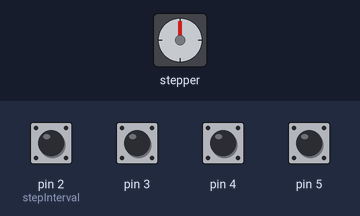
Bench run of a sketch on a simulated Arduino Uno, built with avr-gcc and run on an emulated ATmega328P. On the bench: stepper motor. Wiring (inferred from the names in the program): stepper motor (2048 steps per turn assumed): coils pin 8, pin 9, pin 10, pin 11. The test bench sets the inputs (shaded band); at power-on: pin 2 (stepInterval), pin 3–5 HIGH.

Above: at 1.2 s.
1.3 s: pin 5 pulled LOW for 0.15 s
At 2.5 s:
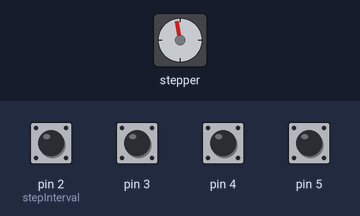
3.2 s: pin 2 (stepInterval) pulled LOW for 0.15 s
At 4.3 s:
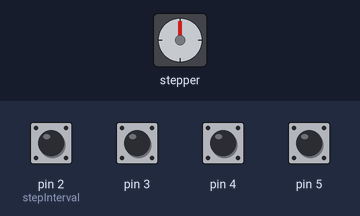
5.1 s: pin 3 pulled LOW for 0.15 s
At 6.1 s:
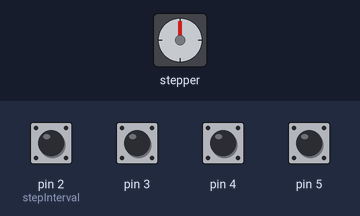
6.8 s: pin 2 (stepInterval) pulled LOW for 1 s
At 9.2 s:
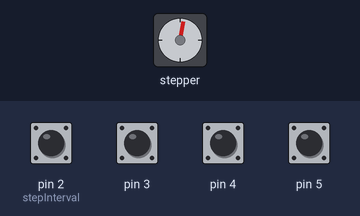
9.5 s: pin 2 (stepInterval) pulled LOW for 0.15 s
At 11.1 s:
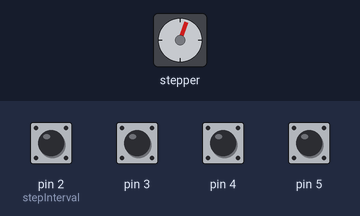
11.4 s: pin 3 pulled LOW for 1 s
At 13.9 s:
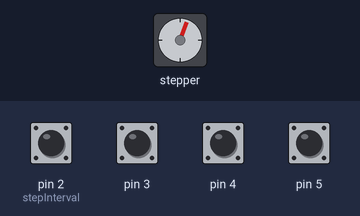
Timing chart, 0 to 14.9 s (numbered marks = the images above; inputs shaded):
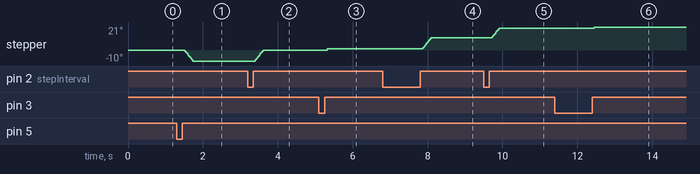

Measured:
- after the input at 1.3 s, stepper: turns 10° counter-clockwise in 0.21 s, starting after 0.22 s
- after the input at 3.2 s, stepper: turns 10° clockwise in 0.21 s, starting after 0.20 s
- after the input at 6.8 s, stepper: turns 10° clockwise in 0.21 s, starting after 1.1 s

The sketch:

49-ULN2003-Stepper-Motor.ino
```cpp
// (licence header left out)
#include <Arduino.h>

/* ============================================================
   StepperDriver Class
   Handles the 8-step half-step sequence for the 28BYJ-48 motor
   driven through the ULN2003 board.
   ============================================================ */
class StepperDriver {
private:
    const uint8_t motorPins[4];

    static constexpr uint8_t HALF_STEP_TABLE[8][4] = {
        {1, 0, 0, 0}, {1, 1, 0, 0},
        {0, 1, 0, 0}, {0, 1, 1, 0},
        {0, 0, 1, 0}, {0, 0, 1, 1},
        {0, 0, 0, 1}, {1, 0, 0, 1}
    };

    int8_t currentStepIndex = 0;
    uint32_t lastStepTimestamp = 0;
    uint32_t stepInterval = 2; // ms per step

public:
    StepperDriver(uint8_t p1, uint8_t p2, uint8_t p3, uint8_t p4)
        : motorPins{p1, p2, p3, p4} {}

    void begin() {
        for (auto pin : motorPins) {
            pinMode(pin, OUTPUT);
            digitalWrite(pin, LOW);
        }
    }

    void setSpeed(uint32_t intervalMs) {
        stepInterval = intervalMs;
    }

    bool update(bool clockwise) {
        uint32_t now = millis();
        if (now - lastStepTimestamp >= stepInterval) {
            lastStepTimestamp = now;

            currentStepIndex = clockwise ?
                (currentStepIndex + 1) % 8 :
                (currentStepIndex - 1 + 8) % 8;

            for (uint8_t i = 0; i < 4; i++) {
                digitalWrite(motorPins[i], HALF_STEP_TABLE[currentStepIndex][i]);
            }
            return true;
        }
        return false;
    }

    void release() {
        for (uint8_t i = 0; i < 4; i++) {
            digitalWrite(motorPins[i], LOW);
        }
    }
};

/* ============================================================
   ButtonManager Class
   Handles debouncing and rising-edge detection for all buttons.
   Each button has:
     - pin number
     - step count
     - direction
   ============================================================ */
class ButtonManager {
private:
    struct Button {
        uint8_t pin;
        uint32_t targetSteps;
        bool direction;
        bool lastState;
        bool debouncedState;
        uint32_t lastTime;
    };

    static constexpr uint32_t DEBOUNCE_DELAY = 50;

    Button buttons[4] = {
        {2, 114, true,  HIGH, HIGH, 0},  // CW 10°
        {3, 11,  true,  HIGH, HIGH, 0},  // CW 1°
        {4, 11,  false, HIGH, HIGH, 0},  // CCW 1°
        {5, 114, false, HIGH, HIGH, 0}   // CCW 10°
    };

public:
    void begin() {
        for (auto &btn : buttons) {
            pinMode(btn.pin, INPUT_PULLUP);
        }
    }

    // Returns true when a button is released (rising edge)
    bool check(uint32_t &steps, bool &dir) {
        uint32_t now = millis();

        for (auto &btn : buttons) {
            bool currentRead = digitalRead(btn.pin);

            if (currentRead != btn.lastState)
                btn.lastTime = now;

            if ((now - btn.lastTime) > DEBOUNCE_DELAY) {
                if (currentRead == HIGH && btn.debouncedState == LOW) {
                    steps = btn.targetSteps;
                    dir = btn.direction;
                    btn.debouncedState = currentRead;
                    btn.lastState = currentRead;
                    return true;
                }
                btn.debouncedState = currentRead;
            }

            btn.lastState = currentRead;
        }
        return false;
    }
};

/* ============================================================
   Hardware Pinout
   ============================================================ */
constexpr uint8_t PIN_MOTOR_IN1 = 8;
constexpr uint8_t PIN_MOTOR_IN2 = 9;
constexpr uint8_t PIN_MOTOR_IN3 = 10;
constexpr uint8_t PIN_MOTOR_IN4 = 11;

/* ============================================================
   System State
   ============================================================ */
StepperDriver motor(PIN_MOTOR_IN1, PIN_MOTOR_IN2, PIN_MOTOR_IN3, PIN_MOTOR_IN4);
ButtonManager buttonManager;

enum SystemState { IDLE, ROTATING };
SystemState currentState = IDLE;

uint32_t stepsRemaining = 0;
bool moveClockwise = true;

/* ============================================================
   Setup
   ============================================================ */
void setup() {
    motor.begin();
    motor.setSpeed(2); // ms per step
    buttonManager.begin();
}

/* ============================================================
   Main Loop
   ============================================================ */
void loop() {
    uint32_t steps;
    bool dir;

    // Check for button events
    if (buttonManager.check(steps, dir) && currentState == IDLE) {
        stepsRemaining = steps;
        moveClockwise = dir;
        currentState = ROTATING;
    }

    // Motor state machine
    switch (currentState) {
        case ROTATING:
            if (motor.update(moveClockwise)) {
                stepsRemaining--;
            }
            if (stepsRemaining == 0) {
                motor.release();
                currentState = IDLE;
            }
            break;

        case IDLE:
            break;
    }
}
```
